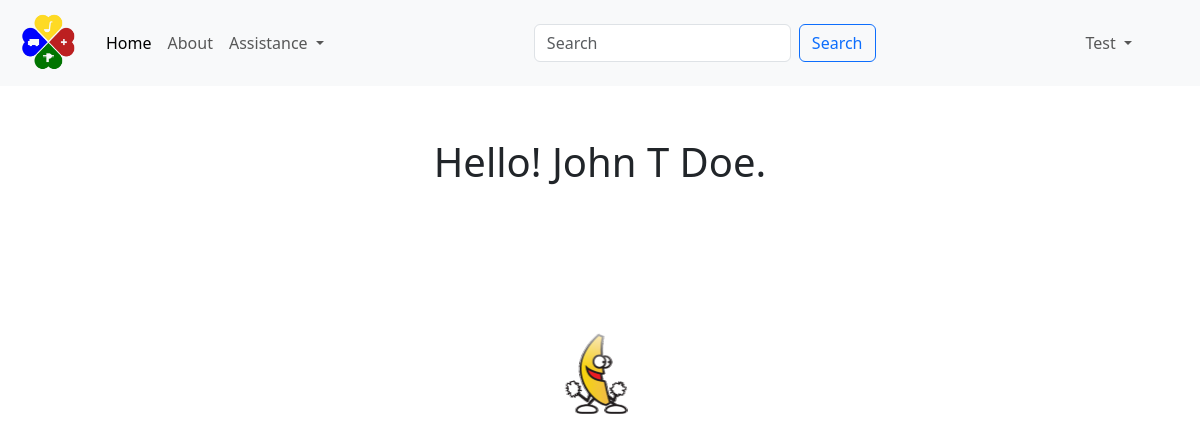
Page /index.php (signed in) on the committed database.
### tables this page shows
CREATE TABLE `register_tbl` (
  `User_ID` int(11) NOT NULL,
  `Username` varchar(50) NOT NULL,
  `Profile_Pic` varchar(255) NOT NULL,
  `Email` varchar(50) NOT NULL,
  `Password` varchar(255) NOT NULL,
  `Access_Level` varchar(10) NOT NULL DEFAULT 'User',
  `Timestamp` timestamp NOT NULL DEFAULT current_timestamp()
);

CREATE TABLE `userinfo_tbl` (
  `UserInfo_ID` int(11) NOT NULL,
  `User_ID` int(11) NOT NULL,
  `Fname` varchar(50) NOT NULL,
  `Mname` varchar(50) NOT NULL,
  `Lname` varchar(50) NOT NULL,
  `Birth_Date` date NOT NULL,
  `Sex` char(1) NOT NULL,
  `Contact_Number` varchar(13) NOT NULL DEFAULT '0000-000-0000',
  `Civil_Status` varchar(50) NOT NULL,
  `Religion` varchar(50) NOT NULL,
  `Nationality` varchar(50) NOT NULL
);

### index.php (the view, shortened to what this page needs)
<?php include "connect.php";
if (isset($_SESSION["userid"])) {
    $userid = $_SESSION["userid"];
}
try {
    ?>
    <!doctype html>
    <html lang="en">
    <head>
        <link href="https://cdn.jsdelivr.net/npm/bootstrap@5.3.3/dist/css/bootstrap.min.css" rel="stylesheet"
>
    </head>
    <body class="overflow-x-hidden" style="min-width: 20em;">
        <nav class="navbar navbar-expand-lg bg-body-tertiary">
            <div class="container-fluid">
                <a class="navbar-brand" href="#">
                    <img class="logo" src="logo.ico" alt="AICS">
                </a>
                <div class="collapse navbar-collapse " id="navbarSupportedContent">
                    <ul class="navbar-nav me-auto mb-2 mb-lg-0">
                        <li class="nav-item">
                            <a class="nav-link active" aria-current="page" href="#">Home</a>
                        </li>
                        <li class="nav-item">
                            <a class="nav-link" href="#">About</a>
                        </li>
                        <li class="nav-item dropdown">
                            <a class="nav-link dropdown-toggle" href="#" role="button" data-bs-toggle="dropdown"
                                aria-expanded="false">
                                Assistance
                            </a>
                        </li>
                    </ul>
                    <form class="d-flex m-auto" role="search">
                        <input class="form-control me-2" type="search" placeholder="Search" aria-label="Search">
                        <button class="btn btn-outline-primary" type="submit">Search</button>
                    </form>
                    <?php if (empty($_SESSION["userid"])) { ?>
                        <ul class="navbar-nav ms-auto mb-2 mb-lg-0">
                            <li class="nav-item">
                                <a class="nav-link" href="login.php">Login</a>
                            </li>
                            <li class="nav-item">
                                <p class="nav-link btn-secondary pe-none">or</p>
                            </li>
                            <li class="nav-item">
                                <a class="nav-link" href="register.php">Sign up</a>
                            </li>
                        </ul>
                    <?php } else { ?>
                        <ul class="navbar-nav ms-auto mb-2 mb-lg-0 me-5">
                            <li class="nav-item dropdown">
                                <a class="nav-link dropdown-toggle" href="#" role="button" data-bs-toggle="dropdown"
                                    aria-expanded="false">
                                    <?php $sql = $pdo->prepare("SELECT Username FROM register_tbl where User_ID = :userid");
                                    $sql->bindParam(":userid", $userid, PDO::PARAM_INT);
                                    $sql->execute();
                                    $row = $sql->fetch(PDO::FETCH_ASSOC);
                                    if ($row) {
                                        echo htmlspecialchars($row["Username"], ENT_QUOTES, 'UTF-8');
                                    } ?>
                                </a>
                            </li>
                        </ul>
                    <?php } ?>
                </div>
            </div>
        </nav>
        <div class="container-fluid">
            <div class="row">
                <div class="col-12 d-flex justify-content-center align-items-center" style="height: 10em;">
                    <?php if (isset($_SESSION["userid"])) {
                        ?>
                        <h1>Hello! <?php $sql = $pdo->prepare("SELECT Fname, Mname, Lname FROM userinfo_tbl where User_ID = :userid");
                        $sql->bindParam(":userid", $userid, PDO::PARAM_INT);
                        $sql->execute();
                        $row = $sql->fetch(PDO::FETCH_ASSOC);
                        if ($row) {
                            if (empty($row["Mname"])) {
                                echo htmlspecialchars($row["Fname"], ENT_QUOTES, 'UTF-8') . "&nbsp;" . htmlspecialchars($row["Lname"], ENT_QUOTES, 'UTF-8');
                            } else {
                                echo htmlspecialchars($row["Fname"], ENT_QUOTES, 'UTF-8') . "&nbsp;" . htmlspecialchars($row["Mname"], ENT_QUOTES, 'UTF-8') . "&nbsp;" . htmlspecialchars($row["Lname"], ENT_QUOTES, 'UTF-8');
                            }
                        }
                        ?>.</h1>
                    <?php } ?>
                </div>
            </div>
            <div class="row">
                <div class="col-12 d-flex justify-content-center align-items-center" style="height: 20em;">
                    <div class="inf-scroll">
                        <div class="items">
                            <img src="img/bananaman.gif" class="item item8">
                        </div>
                    </div>
                </div>
            </div>
        </div>
    </body>
    </html>
    <?php
} catch (PDOException $e) {
    $pdo->rollBack();
    echo "<script>alert('Database error: " . addslashes($e->getMessage()) . "');</script>";
}

### index.php (style rules this page uses)
.logo { height: 3em; width: 3.5em; }
.inf-scroll { display: none; width: 100px; margin-inline: auto; position: relative; height: 80%; margin-top: 75px; overflow: hidden; mask-image: linear-gradient(to bottom, rgba(0, 0, 0, 0), rgba(0, 0, 0, 1) 20%, rgba(0, 0, 0, 1) 80%, rgba(0, 0, 0, 0)); }
.item { width: 100px; height: 100px; border-radius: 6px; position: absolute; animation: scrollLeft 30s linear infinite; }
.item:nth-child(8) { animation-delay: calc(30s / 8 * 0 * -1); }
@media (max-width: 1400px) { .inf-scroll { display: flex; } }

### rows in the picture
register_tbl: Username "Test"
userinfo_tbl: Fname "John", Mname "T", Lname "Doe"
